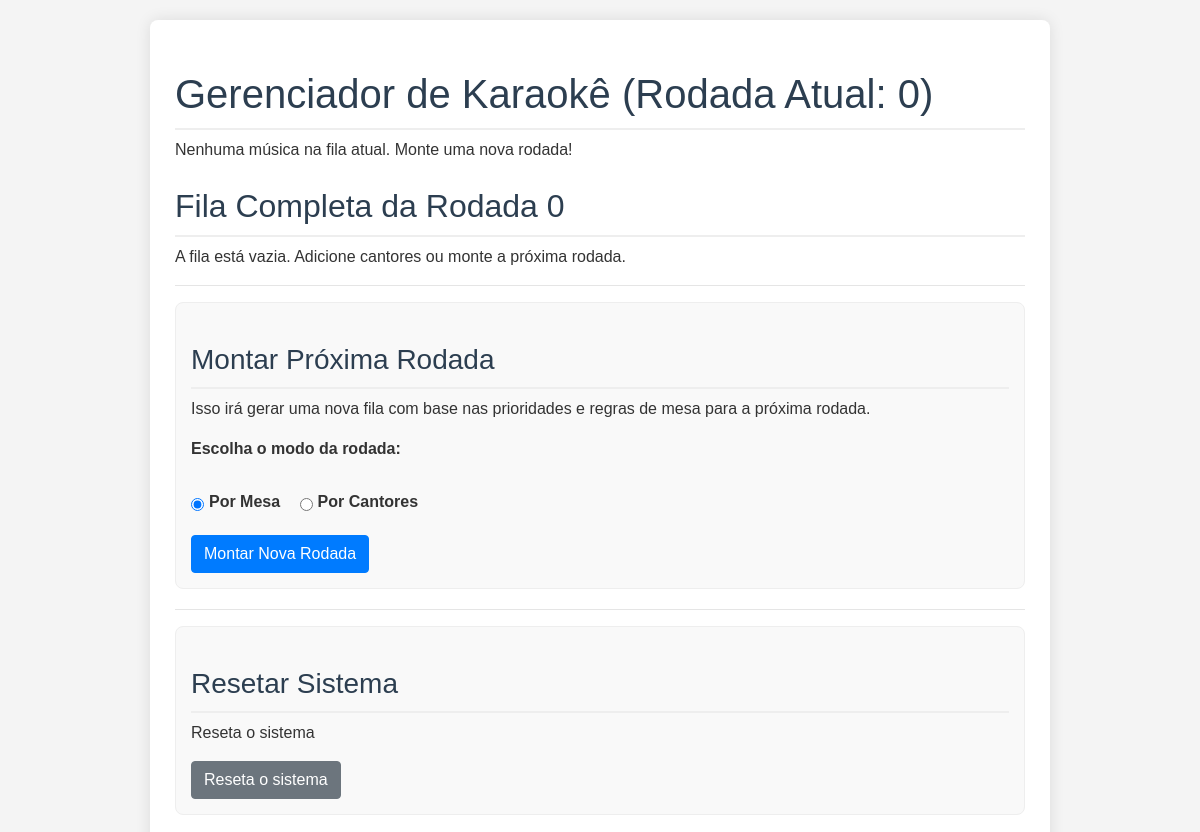
Before: / (upper part) with the older database file.
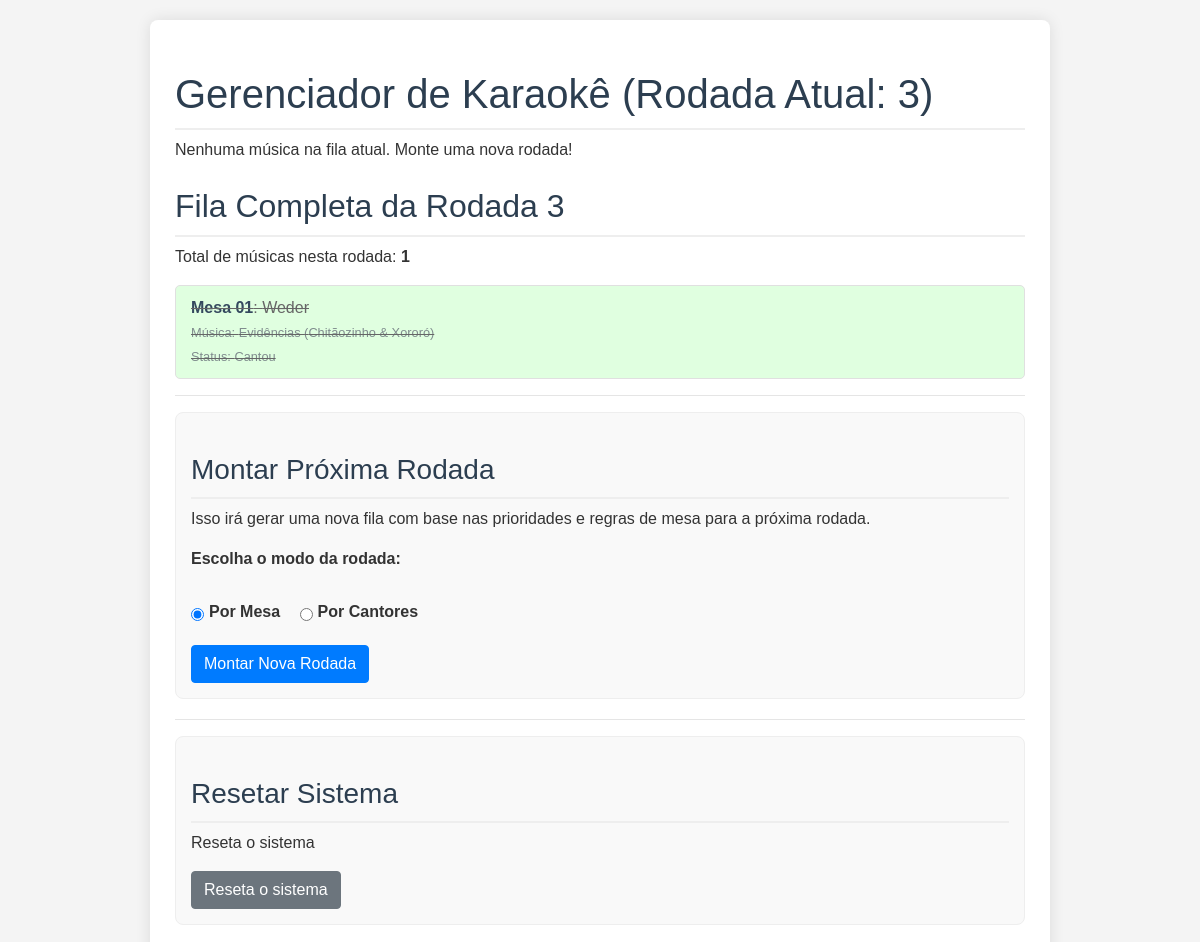
After: the same page with the newer database file.
### tables this page shows
CREATE TABLE `fila_rodadas` (
  `id` int(11) NOT NULL,
  `id_cantor` int(11) NOT NULL,
  `id_musica` int(11) NOT NULL,
  `ordem_na_rodada` int(11) NOT NULL,
  `rodada` int(11) NOT NULL,
  `status` enum('aguardando','em_execucao','cantou','pulou','selecionada_para_rodada') DEFAULT 'aguardando',
  `timestamp_adicao` datetime DEFAULT current_timestamp(),
  `timestamp_inicio_canto` datetime DEFAULT NULL,
  `timestamp_fim_canto` datetime DEFAULT NULL,
  `musica_cantor_id` int(11) DEFAULT NULL
);

CREATE TABLE `mesas` (
  `id` int(11) NOT NULL,
  `nome_mesa` varchar(255) NOT NULL,
  `tamanho_mesa` int(11) NOT NULL DEFAULT 0
);

CREATE TABLE `cantores` (
  `id` int(11) NOT NULL,
  `nome_cantor` varchar(255) NOT NULL,
  `id_mesa` int(11) DEFAULT NULL,
  `proximo_ordem_musica` int(11) NOT NULL DEFAULT 1
);

CREATE TABLE `musicas` (
  `id` int(11) NOT NULL,
  `codigo` int(5) NOT NULL,
  `titulo` varchar(255) NOT NULL,
  `artista` varchar(255) DEFAULT NULL,
  `trecho` text NOT NULL,
  `duracao_segundos` int(11) DEFAULT NULL
);

### funcoes_fila.php (called while the page is built, shortened)
<?php
function getRodadaAtual(PDO $pdo) {
    try {
        $stmt = $pdo->query("SELECT rodada_atual FROM controle_rodada WHERE id = 1");
        $rodadaAtualFromDB = $stmt->fetchColumn();
        $stmtCheckAnyActiveFila = $pdo->query("SELECT rodada FROM fila_rodadas WHERE status = 'aguardando' OR status = 'em_execucao' ORDER BY rodada DESC LIMIT 1");
        $rodadaComMusicasAguardando = $stmtCheckAnyActiveFila->fetchColumn();
        $stmtMaxRodadaFinalizada = $pdo->query("SELECT MAX(rodada) FROM fila_rodadas WHERE status IN ('cantou', 'pulou')");
        $maxRodadaFinalizada = $stmtMaxRodadaFinalizada->fetchColumn();
        if ($maxRodadaFinalizada !== false && $maxRodadaFinalizada !== null) {
            return (int)$maxRodadaFinalizada;
        }
        return 0;
    } catch (\PDOException $e) {
        error_log("Erro ao obter rodada atual: " . $e->getMessage());
        return 0;
    }
}
function getMusicaEmExecucao(PDO $pdo) {
    $rodadaAtual = getRodadaAtual($pdo);
    try {
        $sql = "
            SELECT
                fr.id AS fila_id,
                fr.id_cantor,         -- Adicionar para consistência
                fr.id_musica,         -- Adicionar para consistência
                fr.musica_cantor_id,  -- <<< ADICIONAR ESTA LINHA AQUI
                c.nome_cantor,
                m.titulo AS titulo_musica,
                m.artista AS artista_musica,
                m.codigo AS codigo_musica, -- Adicionar código da música se precisar
                me.nome_mesa,
                me.tamanho_mesa,
                fr.status,
                fr.ordem_na_rodada
            FROM fila_rodadas fr
            JOIN cantores c ON fr.id_cantor = c.id
            JOIN musicas m ON fr.id_musica = m.id
            JOIN mesas me ON c.id_mesa = me.id
            WHERE fr.rodada = ? AND fr.status = 'em_execucao'
            LIMIT 1";
        $stmt = $pdo->prepare($sql);
        $stmt->execute([$rodadaAtual]);
        return $stmt->fetch(PDO::FETCH_ASSOC);
    } catch (\PDOException $e) {
        error_log("Erro ao obter música em execução: " . $e->getMessage());
        return null;
    }
}
function getFilaCompleta(PDO $pdo) {
    $rodadaAtual = getRodadaAtual($pdo);
    try {
        $sql = "
            SELECT
                fr.id AS fila_id,
                c.nome_cantor,
                m.titulo AS titulo_musica,
                m.artista AS artista_musica,
                me.nome_mesa,
                me.tamanho_mesa,
                fr.status,
                fr.ordem_na_rodada
            FROM fila_rodadas fr
            JOIN cantores c ON fr.id_cantor = c.id
            JOIN musicas m ON fr.id_musica = m.id
            JOIN mesas me ON c.id_mesa = me.id
            WHERE fr.rodada = ?
            ORDER BY
                CASE
                    WHEN fr.status = 'em_execucao' THEN 0 -- A música em execução deve vir primeiro
                    WHEN fr.status = 'aguardando' THEN 1
                    WHEN fr.status = 'selecionada_para_rodada' THEN 2
                    WHEN fr.status = 'pulou' THEN 3
                    WHEN fr.status = 'cantou' THEN 4
                    ELSE 5 -- Para qualquer outro status futuro
                END,
                fr.ordem_na_rodada ASC";
        $stmt = $pdo->prepare($sql);
        $stmt->execute([$rodadaAtual]);
        return $stmt->fetchAll();
    } catch (\PDOException $e) {
        error_log("Erro ao obter fila completa: " . $e->getMessage());
        return [];
    }
}

### index.php (the view, shortened to what this page needs)
<?php
require_once 'funcoes_fila.php';
$rodada_atual = getRodadaAtual($pdo);
$musica_em_execucao = getMusicaEmExecucao($pdo);
$fila_completa = getFilaCompleta($pdo);
?>
<!DOCTYPE html>
<html lang="pt-BR">
<head>
    <link rel="stylesheet" href="https://stackpath.bootstrapcdn.com/bootstrap/4.5.2/css/bootstrap.min.css">
    <link rel="stylesheet" href="https://code.jquery.com/ui/1.12.1/themes/base/jquery-ui.css">
    <link rel="stylesheet" href="css/style_index.css">
</head>
<body>
    <div class="container">
        <h1>Gerenciador de Karaokê (Rodada Atual: <?php echo $rodada_atual; ?>)</h1>
		<?php if ($musica_em_execucao): ?>
			<div class="current-song">
				<h3>CANTANDO AGORA</h3>
				<p>Música: <strong><?php echo htmlspecialchars($musica_em_execucao['titulo_musica']); ?></strong> (<?php echo htmlspecialchars($musica_em_execucao['artista_musica']); ?>)</p>
				<p>Mesa <?php echo htmlspecialchars($musica_em_execucao['nome_mesa']); ?> - <?php echo htmlspecialchars($musica_em_execucao['nome_cantor']); ?></p>
				<div class="actions">
					<button type="button" class="btn btn-primary" onclick="finalizarMusica(<?php echo $musica_em_execucao['fila_id']; ?>)">Finalizar Música (Próxima)</button>
					<button type="button" class="btn btn-danger" onclick="pularMusica(<?php echo $musica_em_execucao['fila_id']; ?>)">Pular Música</button>
					<button type="button" class="btn btn-info" data-toggle="modal" data-target="#trocarMusicaModal" data-fila-id="<?php echo $musica_em_execucao['fila_id']; ?>" data-current-music-title="<?php echo htmlspecialchars($musica_em_execucao['titulo_musica'] . ' (' . $musica_em_execucao['artista_musica'] . ')'); ?>">Trocar Música</button>
				</div>
			</div>
		<?php else: ?>
			<p>Nenhuma música na fila atual. Monte uma nova rodada!</p>
		<?php endif; ?>
        <h2>Fila Completa da Rodada <?php echo $rodada_atual; ?></h2>
<?php if (empty($fila_completa)): ?>
    <p>A fila está vazia. Adicione cantores ou monte a próxima rodada.</p>
<?php else: ?>
    <p>Total de músicas nesta rodada: <strong><?php echo count($fila_completa); ?></strong></p>
    <ul class="queue-list" id="sortable-queue">
        <?php foreach ($fila_completa as $item): ?>
            <?php
            $item_class = 'queue-item';
            if ($item['status'] == 'cantou') {
                $item_class .= ' completed';
            } elseif ($item['status'] == 'pulou') {
                $item_class .= ' skipped';
            }
            ?>
            <li class="<?php echo trim($item_class); ?>" data-id="<?php echo htmlspecialchars($item['fila_id']); ?>">
                <div class="queue-info">
                    <strong><?php echo htmlspecialchars($item['nome_mesa']); ?></strong>: <?php echo htmlspecialchars($item['nome_cantor']); ?>
                    <br>
                    <small>Música: <?php echo htmlspecialchars($item['titulo_musica']); ?> (<?php echo htmlspecialchars($item['artista_musica']); ?>)</small>
                    <br>
                    <small>Status: <?php echo htmlspecialchars(ucfirst($item['status'])); ?></small>
                </div>
            </li>
        <?php endforeach; ?>
    </ul>
<?php endif; ?>
		<hr>
		<div class="form-section">
            <h3>Montar Próxima Rodada</h3>
            <p>Isso irá gerar uma nova fila com base nas prioridades e regras de mesa para a próxima rodada.</p>
            <form method="POST">
                <div class="form-group">
                    <label>Escolha o modo da rodada:</label><br>
                    <div class="form-check form-check-inline">
                        <input class="form-check-input" type="radio" name="modo_fila" id="modoMesa" value="mesa" checked>
                        <label class="form-check-label" for="modoMesa">Por Mesa</label>
                    </div>
                    <div class="form-check form-check-inline">
                        <input class="form-check-input" type="radio" name="modo_fila" id="modoCantor" value="cantor">
                        <label class="form-check-label" for="modoCantor">Por Cantores</label>
                    </div>
                </div>
                <button type="submit" class="btn btn-primary">Montar Nova Rodada</button>
            </form>
        </div>
        <hr>
        <div class="form-section">
            <h3>Resetar Sistema</h3>
            <p>Reseta o sistema</p>
            <form method="POST" action="index.php">
                <button type="submit" class="btn btn-secondary">Reseta o sistema</button>
            </form>
        </div>
    </div>
</body>
</html>

### css/style_index.css (style rules this page uses)
body { font-family: Arial, sans-serif; margin: 20px; background-color: #f4f4f4; color: #333; }
.container { max-width: 900px; margin: auto; background: white; padding: 25px; border-radius: 8px; box-shadow: 0 0 15px rgba(0,0,0,0.1); }
h1, h2, h3 { color: #2c3e50; border-bottom: 2px solid #eee; padding-bottom: 10px; margin-top: 25px; }
.form-section { background-color: #f9f9f9; padding: 15px; border-radius: 8px; margin-bottom: 20px; border: 1px solid #eee; }
.form-section label { display: block; margin-bottom: 5px; font-weight: bold; }
.form-section button { margin-right: 10px; }
.queue-list { list-style: none; padding: 0; }
.queue-item { background-color: #f0f8ff; border: 1px solid #e0e0e0; padding: 10px 15px; margin-bottom: 8px; border-radius: 5px; display: flex; justify-content: space-between; align-items: center; }
.queue-item.completed { background-color: #e0ffe0; color: #666; text-decoration: line-through; }
.queue-info strong { color: #34495e; }
.queue-info small { color: #7f8c8d; }
.queue-item { cursor: grab; }
.form-check-inline { margin-right: 15px; }

Changed rows visible on the page:
added fila_rodadas: mesas.nome_mesa "Mesa 01", id_cantor.nome_cantor "Weder", id_musica.titulo "Evidências", id_musica.artista "Chitãozinho & Xororó", status "Cantou"
Other visible differences:
$rodada_atual: "0" → "3"
count($fila_completa): (not shown) → "1"
text no longer shown: "A fila está vazia. Adicione cantores ou monte a próxima rodada."
text now shown: "Total de músicas nesta rodada:"
